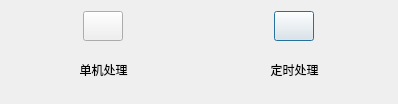
<?xml version="1.0" encoding="UTF-8"?>
<ui version="4.0">
 <class>FileDecompressionClass</class>
 <widget class="QDialog" name="FileDecompressionClass">
  <property name="geometry">
   <rect>
    <x>0</x>
    <y>0</y>
    <width>398</width>
    <height>104</height>
   </rect>
  </property>
  <property name="windowTitle">
   <string>FileDecompression</string>
  </property>
  <layout class="QGridLayout" name="gridLayout_2">
   <item row="0" column="0">
    <layout class="QGridLayout" name="gridLayout">
     <item row="1" column="0">
      <widget class="QPushButton" name="FileDecompressionTool_btnf">
       <property name="sizePolicy">
        <sizepolicy hsizetype="Preferred" vsizetype="Minimum">
         <horstretch>0</horstretch>
         <verstretch>0</verstretch>
        </sizepolicy>
       </property>
       <property name="maximumSize">
        <size>
         <width>16777215</width>
         <height>50</height>
        </size>
       </property>
       <property name="layoutDirection">
        <enum>Qt::LeftToRight</enum>
       </property>
       <property name="inputMethodHints">
        <set>Qt::ImhNone</set>
       </property>
       <property name="text">
        <string>单机处理</string>
       </property>
       <property name="autoRepeat">
        <bool>false</bool>
       </property>
       <property name="autoExclusive">
        <bool>false</bool>
       </property>
       <property name="autoDefault">
        <bool>false</bool>
       </property>
       <property name="default">
        <bool>false</bool>
       </property>
       <property name="flat">
        <bool>true</bool>
       </property>
      </widget>
     </item>
     <item row="0" column="1" alignment="Qt::AlignHCenter">
      <widget class="QPushButton" name="DataScheduledDecompression_btn">
       <property name="sizePolicy">
        <sizepolicy hsizetype="Fixed" vsizetype="Fixed">
         <horstretch>0</horstretch>
         <verstretch>0</verstretch>
        </sizepolicy>
       </property>
       <property name="minimumSize">
        <size>
         <width>30</width>
         <height>30</height>
        </size>
       </property>
       <property name="text">
        <string/>
       </property>
      </widget>
     </item>
     <item row="0" column="0" alignment="Qt::AlignHCenter">
      <widget class="QPushButton" name="FileDecompressionTool_btn">
       <property name="sizePolicy">
        <sizepolicy hsizetype="Fixed" vsizetype="Fixed">
         <horstretch>0</horstretch>
         <verstretch>0</verstretch>
        </sizepolicy>
       </property>
       <property name="minimumSize">
        <size>
         <width>30</width>
         <height>30</height>
        </size>
       </property>
       <property name="text">
        <string/>
       </property>
       <property name="flat">
        <bool>false</bool>
       </property>
      </widget>
     </item>
     <item row="1" column="1">
      <widget class="QPushButton" name="DataScheduledDecompression_btnf">
       <property name="sizePolicy">
        <sizepolicy hsizetype="Preferred" vsizetype="Minimum">
         <horstretch>0</horstretch>
         <verstretch>0</verstretch>
        </sizepolicy>
       </property>
       <property name="maximumSize">
        <size>
         <width>16777215</width>
         <height>50</height>
        </size>
       </property>
       <property name="text">
        <string>定时处理</string>
       </property>
       <property name="flat">
        <bool>true</bool>
       </property>
      </widget>
     </item>
    </layout>
   </item>
  </layout>
 </widget>
 <layoutdefault spacing="6" margin="11"/>
 <resources/>
 <connections/>
</ui>
